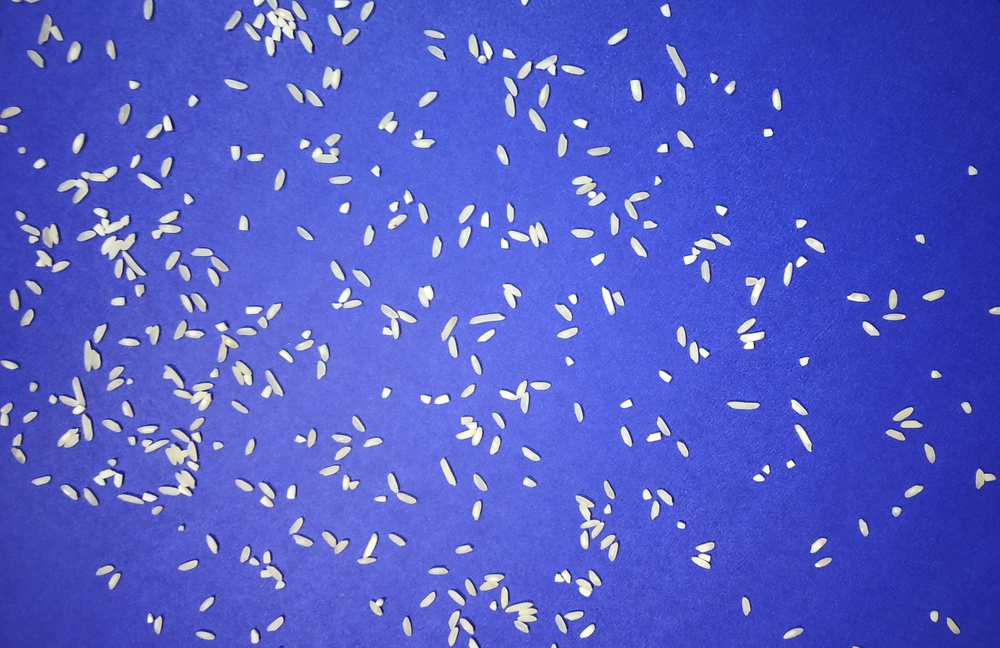
#> input picture m1.jpg, 1000 x 648 px, shrunk from 3474 x 2250 before the run
$ python code.py
#> lines starting #> are read from the running program, lines starting #| are printed output that depends on the picture; after the words box and inside, x2 and y2 are one past the last pixel; in counts of white or black regions, pixels touching at a corner belong together
import cv2
import numpy as np
from matplotlib import pyplot as plt

def get_classification(ratio):
    ratio = round(ratio, 1)
    if ratio >= 3:
        return "(Slender)"
    elif 2.1 <= ratio < 3:
        return "(Medium)"
    elif 1.1 <= ratio < 2.1:
        return "(Bold)"
    elif ratio <= 1:
        return "(Round)"

print("Starting")
file_name = 'm1.jpg'
img = cv2.imread(file_name, 0)
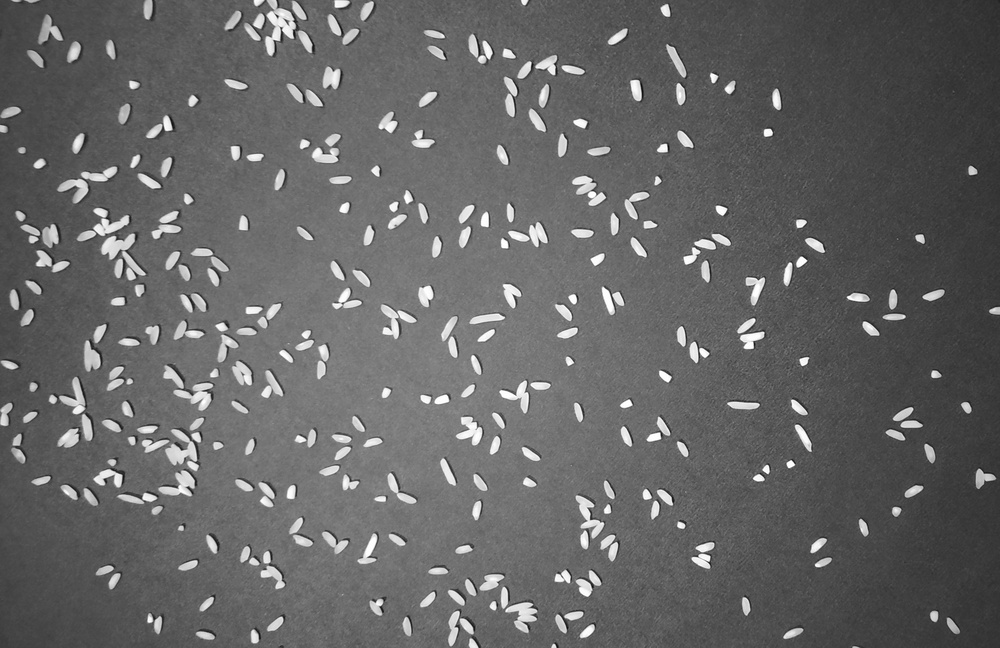
#> img: shape (648, 1000); min 8, max 255, mean 101.4

# Convert into binary
ret, binary = cv2.threshold(img, 160, 255, cv2.THRESH_BINARY)
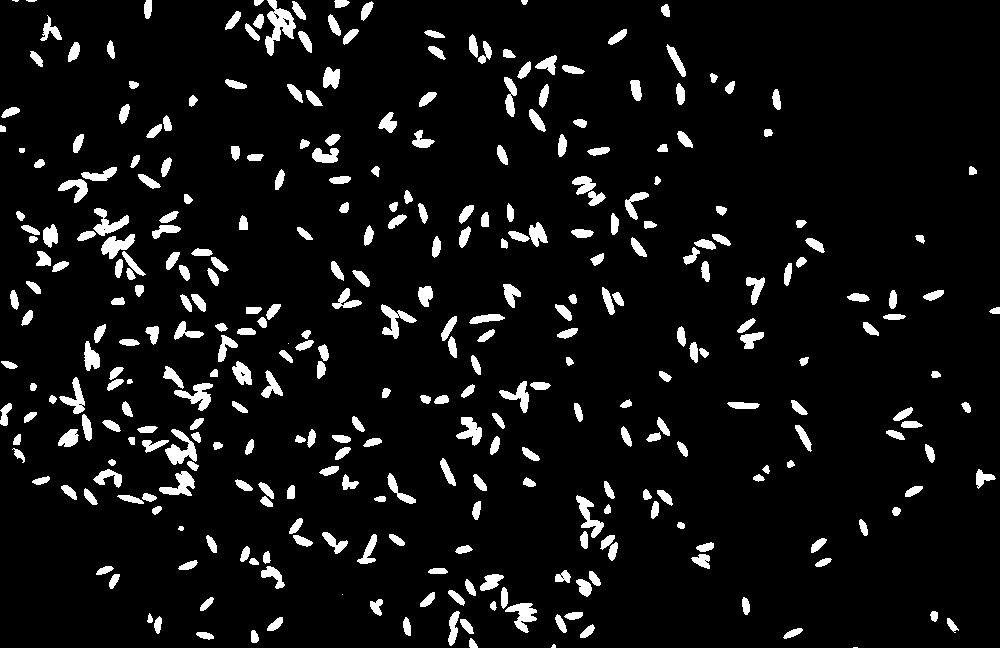
#> binary: shape (648, 1000); 7.1% white; 336 white regions (6 under 20 px), largest, box (x1, y1, x2, y2) and area: (265, 0, 296, 56) 767, (165, 429, 197, 465) 545, (174, 383, 213, 411) 474

# Averaging filter
kernel = np.ones((5, 5), np.float32) / 9
dst = cv2.filter2D(binary, -1, kernel)
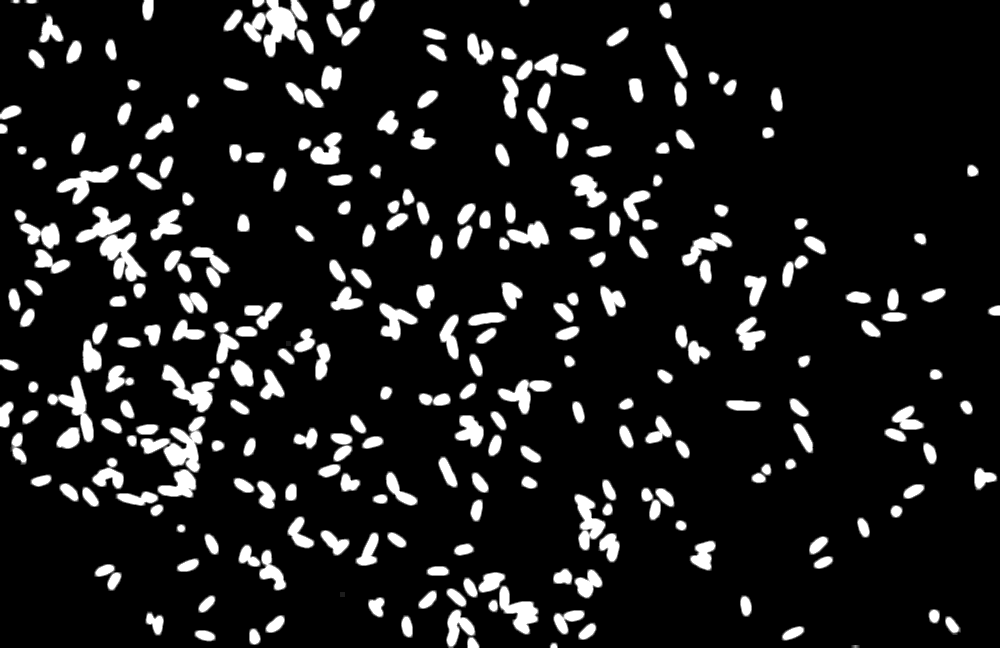
#> dst: shape (648, 1000); min 0, max 255, mean 28.2

kernel2 = cv2.getStructuringElement(cv2.MORPH_ELLIPSE, (3, 3))

# Erosion
erosion = cv2.erode(dst, kernel2, iterations=1)
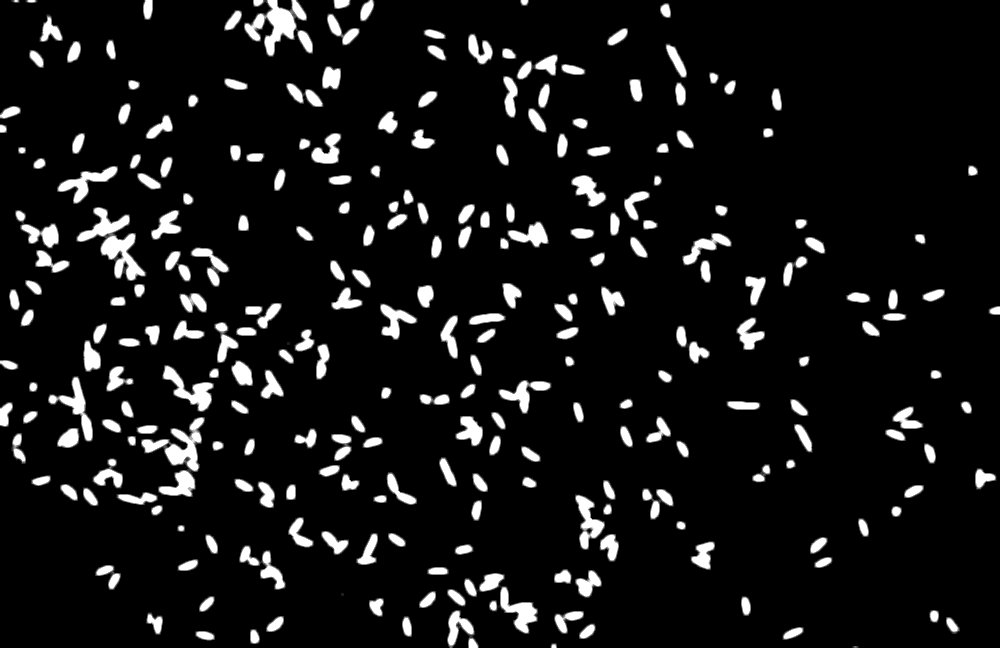
#> erosion: shape (648, 1000); min 0, max 255, mean 22

# Dilation
dilation = cv2.dilate(erosion, kernel2, iterations=1)

# Edge detection
edges = cv2.Canny(dilation, 100, 200)
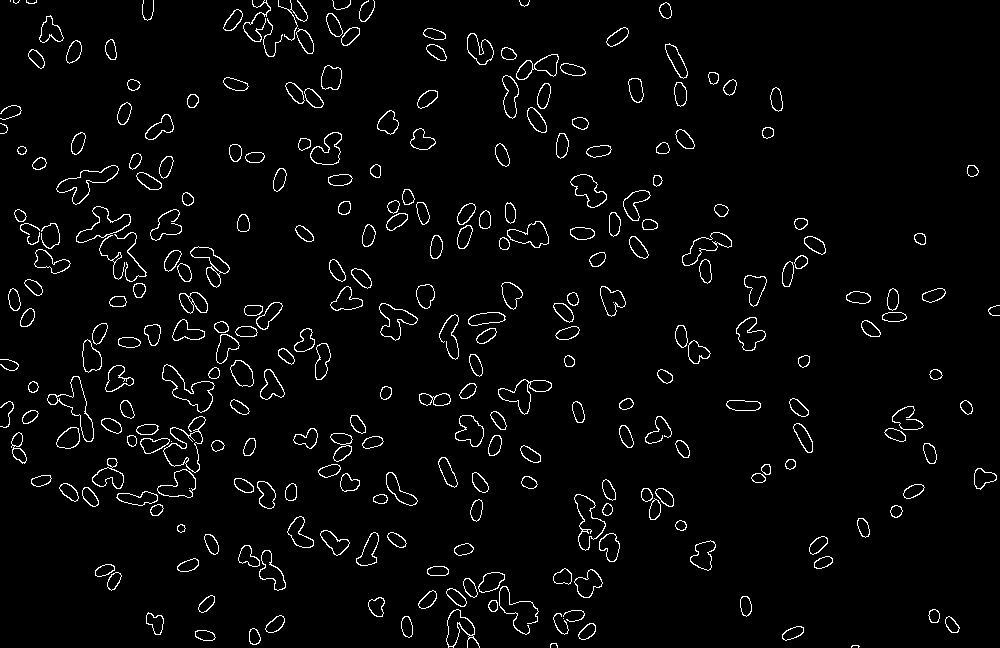
#> edges: shape (648, 1000); 3.2% white in thin lines or dots

# Size detection
contours, hierarchy = cv2.findContours(erosion, cv2.RETR_EXTERNAL, cv2.CHAIN_APPROX_SIMPLE)
#> contours = 253 contours, 4 with area under 20; largest, box (x1, y1, x2, y2) and area: (141, 417, 205, 497) 2030, (76, 207, 147, 281) 1980, (244, 0, 313, 57) 1912, (464, 573, 538, 634) 1360, (162, 365, 214, 412) 945
print("No. of rice grains=", len(contours))
#| No. of rice grains= 253

total_ar = 0
for cnt in contours:
    x, y, w, h = cv2.boundingRect(cnt)
    aspect_ratio = float(w) / h

    if aspect_ratio < 1:
        aspect_ratio = 1 / aspect_ratio
    print(round(aspect_ratio, 2), get_classification(aspect_ratio))

    total_ar += aspect_ratio
#> this loop made 253 passes
#> (x, y, w, h, aspect_ratio, ratio in get_classification, total_ar) on passes 2 to 13: (550, 643, 7, 5, 1.4, 1.4, 4.9), (195, 631, 20, 10, 2, 2, 6.9), (250, 629, 10, 15, 1.5, 1.5, 8.4), (782, 627, 22, 13, 1.69, 1.7, 10.09), (579, 623, 17, 16, 1.06, 1.1, 11.15), (946, 617, 14, 17, 1.21, 1.2, 12.37), (402, 616, 10, 21, 2.1, 2.1, 14.47), (266, 616, 18, 16, 1.12, 1.1, 15.59), (146, 612, 17, 23, 1.35, 1.4, 16.95), (554, 611, 30, 23, 1.3, 1.3, 18.25), (929, 610, 10, 13, 1.3, 1.3, 19.55), (447, 610, 32, 38, 1.19, 1.2, 20.74)
#> (x, y, w, h, aspect_ratio) on passes 65, 67, 69, 70, 72, 73: (439, 457, 18, 30, 1.67), (924, 443, 12, 21, 1.75), (676, 440, 13, 18, 1.38), (244, 438, 11, 18, 1.64), (127, 436, 9, 10, 1.11), (489, 435, 12, 21, 1.75)
#| 3.5 (Slender)
#| 1.4 (Bold)
#| 2.0 (Bold)
#| 1.5 (Bold)
#| 1.69 (Bold)
#| 1.06 (Bold)
#| 1.21 (Bold)
#| 2.1 (Medium)
#> (further printed lines are left out)
#> after the loop, total_ar = 381.9

avg_ar = total_ar / len(contours)
#> avg_ar = 1.51
print("Average Aspect Ratio=", round(avg_ar, 2), get_classification(avg_ar))
#| Average Aspect Ratio= 1.51 (Bold)

# Plot the images
imgs_row = 2
imgs_col = 3
plt.subplot(imgs_row, imgs_col, 1), plt.imshow(img, 'gray')
plt.title("Original image")

plt.subplot(imgs_row, imgs_col, 2), plt.imshow(binary, 'gray')
plt.title("Binary image")

plt.subplot(imgs_row, imgs_col, 3), plt.imshow(dst, 'gray')
plt.title("Filtered image")

plt.subplot(imgs_row, imgs_col, 4), plt.imshow(erosion, 'gray')
plt.title("Eroded image")

plt.subplot(imgs_row, imgs_col, 5), plt.imshow(dilation, 'gray')
plt.title("Dilated image")

plt.subplot(imgs_row, imgs_col, 6), plt.imshow(edges, 'gray')
plt.title("Edge detected")

plt.show()

$ run again, with m2.jpg copied over m1.jpg
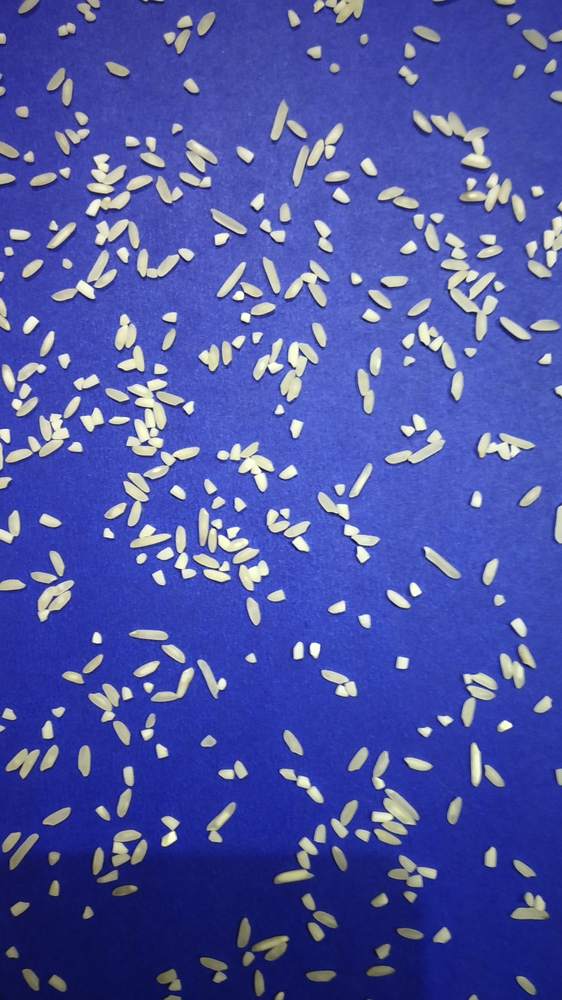
#> input picture m2.jpg, 562 x 1000 px, shrunk from 2250 x 4000 before the run
#> `ret, binary = cv2.threshold(img, 160, 255, cv2.THRESH_BINARY)`:
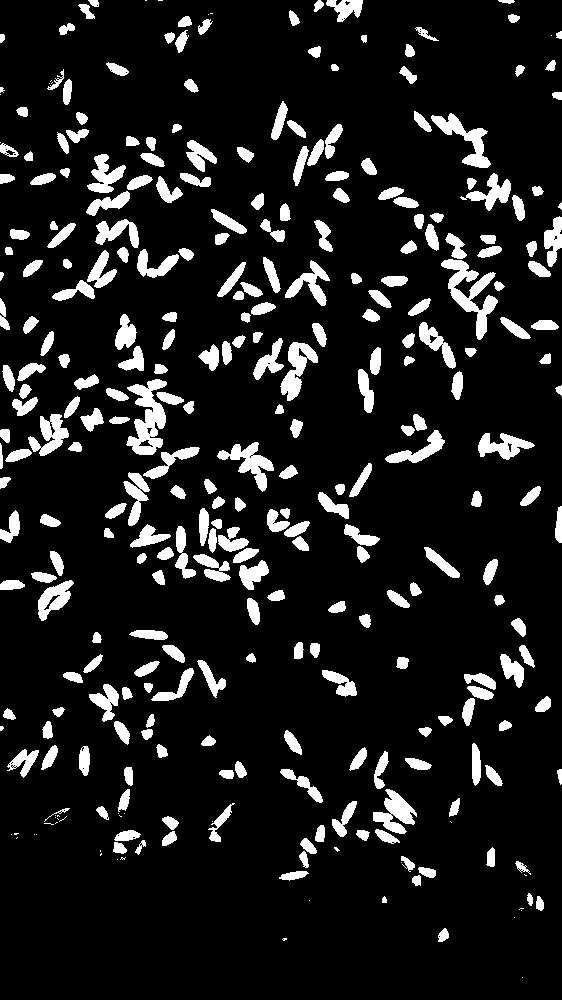
#> binary: shape (1000, 562); 11.4% white; 324 white regions (41 under 20 px), largest, box (x1, y1, x2, y2) and area: (126, 379, 167, 455) 1659, (441, 259, 498, 340) 1620, (431, 113, 491, 168) 1075
#> `edges = cv2.Canny(dilation, 100, 200)`:
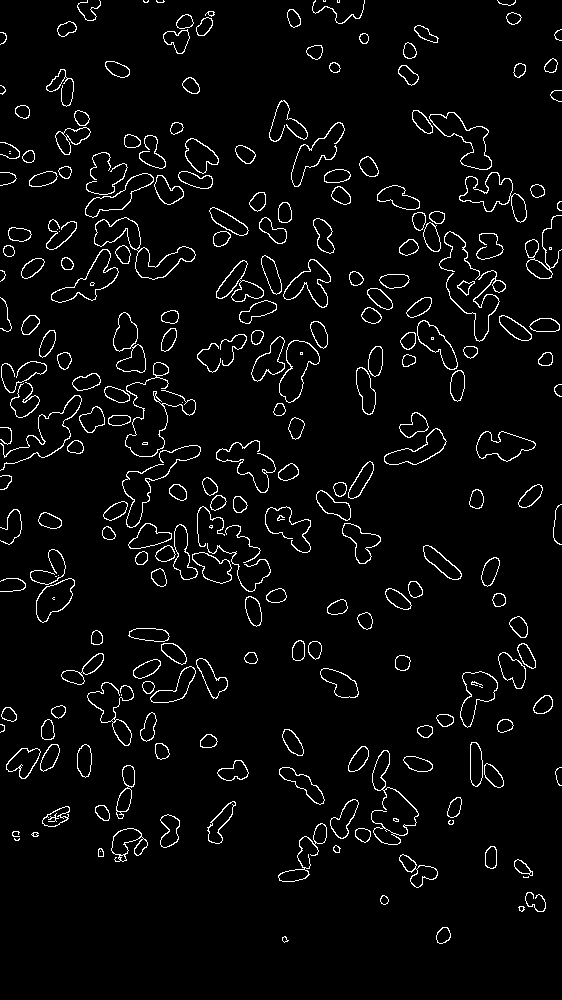
#> edges: shape (1000, 562); 4% white in thin lines or dots
#> contours = 206 contours, 7 with area under 20; largest, box (x1, y1, x2, y2) and area: (105, 378, 201, 527) 4664, (192, 507, 270, 591) 3154, (440, 232, 506, 341) 2770, (85, 153, 184, 217) 2392, (372, 750, 418, 845) 1961
#| No. of rice grains= 206
#> the loop `for cnt in contours:` made 206 passes
#> (x, y, w, h, aspect_ratio, ratio in get_classification, total_ar) on passes 2, 3, 5, 7, 8, 9, 10, 11: (281, 937, 7, 5, 1.4, 1.4, 2.4), (437, 927, 13, 16, 1.23, 1.2, 3.63), (518, 907, 7, 5, 1.4, 1.4, 6.03), (381, 895, 7, 9, 1.29, 1.3, 8.32), (526, 892, 19, 20, 1.05, 1.1, 9.37), (514, 860, 18, 17, 1.06, 1.1, 10.43), (400, 855, 37, 32, 1.16, 1.2, 11.58), (99, 849, 4, 8, 2, 2, 13.58)
#> (printed output is left out)
#> after the loop `for cnt in contours:`: total_ar = 298
#> avg_ar = 1.45
#| Average Aspect Ratio= 1.45 (Bold)

$ run again, with m3.jpg copied over m1.jpg
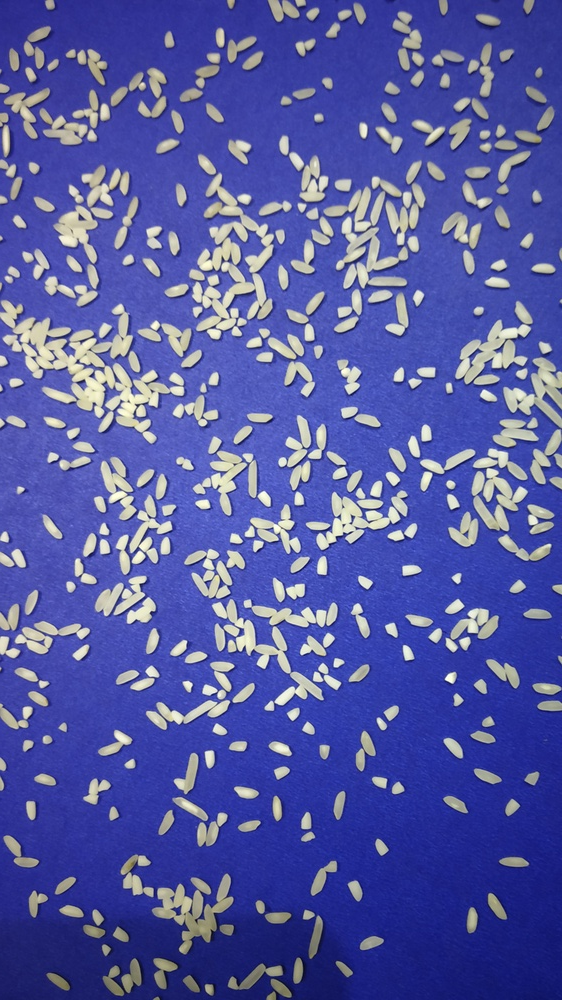
#> input picture m3.jpg, 562 x 1000 px, shrunk from 2250 x 4000 before the run
#> `ret, binary = cv2.threshold(img, 160, 255, cv2.THRESH_BINARY)`:
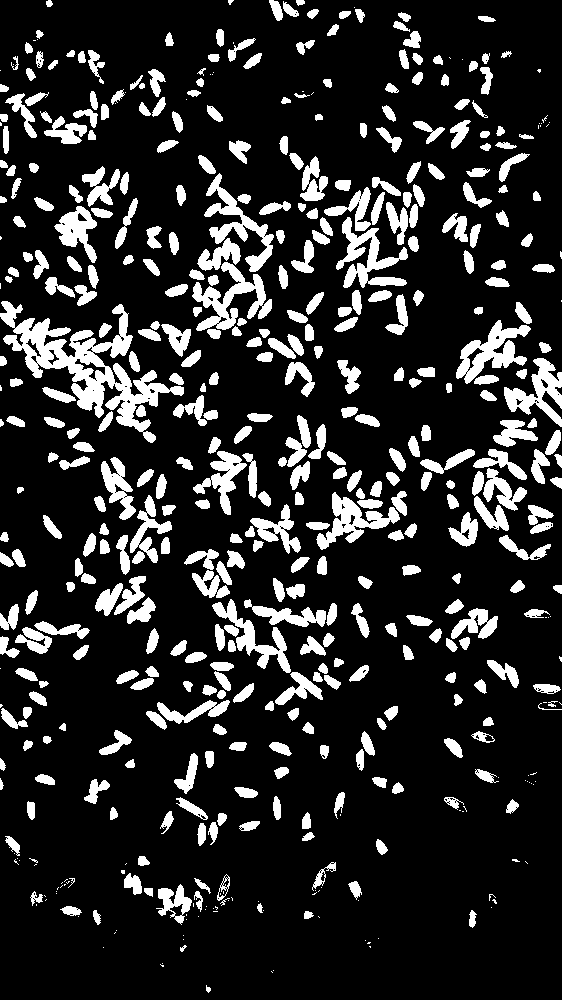
#> binary: shape (1000, 562); 16.4% white; 525 white regions (111 under 20 px), largest, box (x1, y1, x2, y2) and area: (0, 301, 184, 443) 7093, (192, 262, 272, 331) 2095, (456, 320, 531, 384) 1929
#> `edges = cv2.Canny(dilation, 100, 200)`:
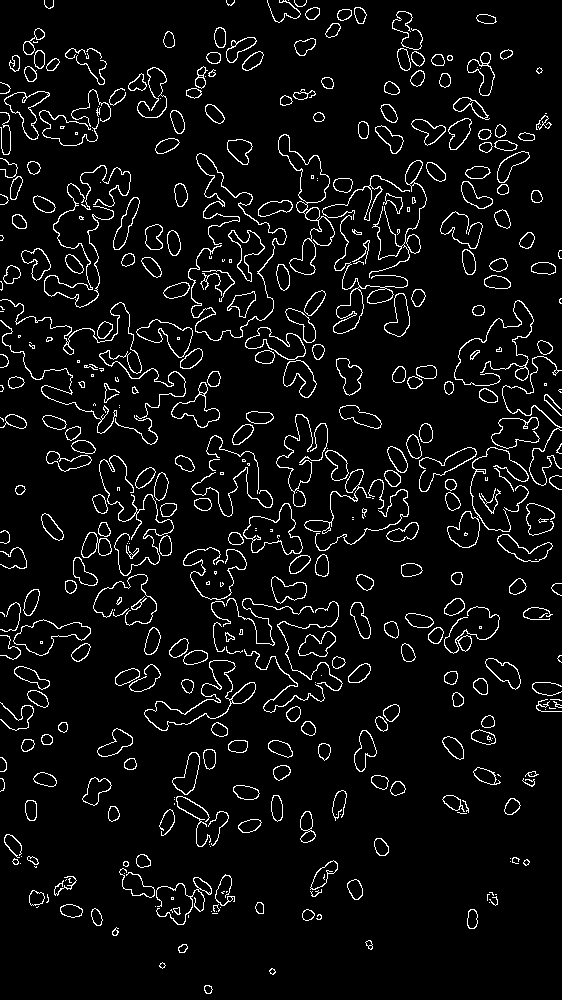
#> edges: shape (1000, 562); 5.8% white in thin lines or dots
#> contours = 242 contours, 18 with area under 20; largest, box (x1, y1, x2, y2) and area: (278, 135, 426, 336) 11132, (0, 300, 185, 444) 10914, (188, 154, 286, 340) 8852, (183, 548, 342, 712) 7302, (455, 301, 562, 485) 7102
#| No. of rice grains= 242
#> the loop `for cnt in contours:` made 242 passes
#> (cnt, x, y, w, h, aspect_ratio, ratio in get_classification, total_ar) on passes 4, 7, 8, 22: ([[102, 946], [102, 948], [104, 948], [104, 946]], 102, 946, 3, 3, 1, 1, 4.43), ([[377, 937], [377, 939], [379, 939], [379, 937]], 377, 937, 3, 3, 1, 1, 7.68), ([[182, 934], [182, 940], [184, 940], [184, 934]], 182, 934, 3, 7, 2.33, 2.3, 10.01), ([[124, 862], [124, 865], [127, 865], [127, 862]], 124, 862, 4, 4, 1, 1, 30.53)
#> (printed output is left out)
#> after the loop `for cnt in contours:`: total_ar = 360.1
#> avg_ar = 1.49
#| Average Aspect Ratio= 1.49 (Bold)
